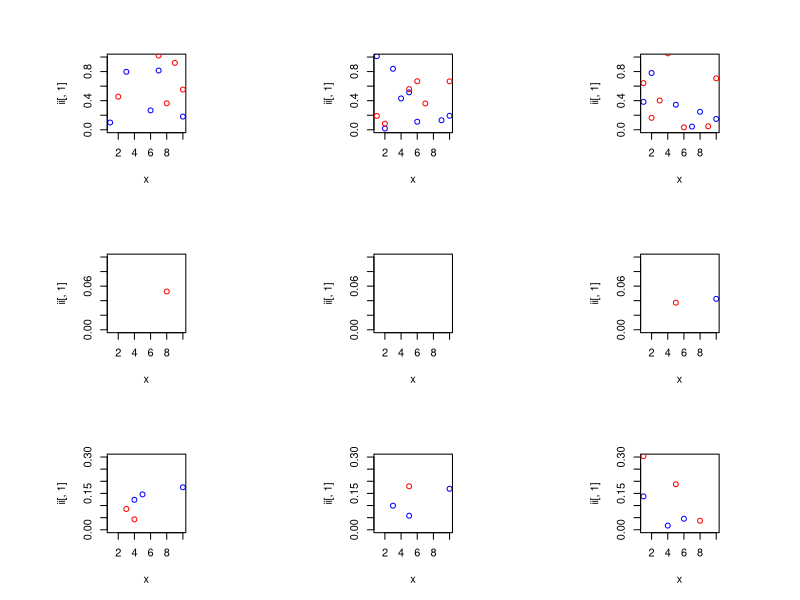

Reproduce this figure in R.
## ---- chunk 1
par(mfrow=c(3,3),pty="s")             # a 3 by 3 graphic
set.seed(1001)
x <- 1:10                             # with 1 to 54 along the x axis
dims <- c(10,6,3,2)
y <- array(rexp(prod(dims)), dim=c(10,6,3,2)) # and the y axis coming 
ymax <- c(1,0.1,0.3)

lapply(1:3, function(counter, arr) {
  apply(
    arr[ ,counter + 2, , ], 2, 
    function(ii) {
      plot(x, ii[,1], col="blue", ylim=c(0,ymax[counter]))
      points(x, ii[,2], col="red") 
    } )
  },
  arr=y
)
## ---- chunk 2
myfunction<- function(values, index){ 
  cat("Adding values (", index, "): ", values[1], "...", values[2], " = ", sum(values), "\n" )
  invisible(values[1] + values[2])
}

mylist <- list(c(5, 4), c(3, 2), c(1, 3))

mapply(myfunction, mylist, seq_along(mylist))
## ---- chunk 3
mapply(function(x, y) seq_len(x) + y,
       c(a =  1, b = 2, c = 3),  # names from first
       c(A = 10, B = 0, C = -10))
